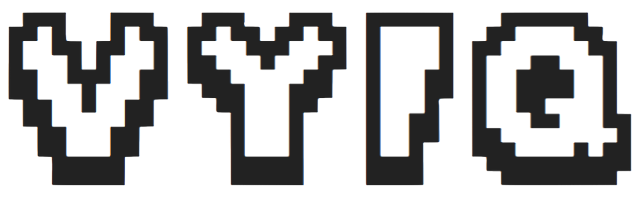
#> input picture sticker.png, 640 x 197 px
$ python -i parsing_utilities.py   (imports and definitions only)
#> lines starting #> are read from the running program, lines starting #| are printed output that depends on the picture
import base64
import math
import pathlib
import io
import os
import hashlib
from PIL import Image
from kik_unofficial.utilities.blockhash import blockhash


def get_file_bytes(file_location: str or bytes or pathlib.Path or io.IOBase):
    if isinstance(file_location, (str, pathlib.Path)):
        if not os.path.exists(file_location):
            raise Exception('The file path %s does not exist', file_location)
        with open(file_location, "rb") as f:
            data = f.read()
    elif isinstance(file_location, io.IOBase) or hasattr(file_location, 'getvalue'):
        data = file_location.getvalue()
    elif isinstance(file_location, bytes):
        data = file_location
    else:
        raise ValueError('File cannot be a type of %s', type(file_location))
    return data


class ParsingUtilities:
    def __init__(self):
        pass

    # [15 lines left out: functions sign_extend_with_mask, decode_base64, not called in this run]

    @staticmethod
    def read_file_as_base64(file_location):
        data = base64.b64encode(get_file_bytes(file_location))
        return data.decode()

    @staticmethod
    def read_file_as_sha1(file_location):
        x = hashlib.sha1()
        x.update(get_file_bytes(file_location))
        return x.hexdigest()

    @staticmethod
    def parse_image(file_location: str or bytes or pathlib.Path or io.IOBase) -> dict:
        '''
        Converts images to .jpg and compresses/upscales them so that large image files can be sent after compression.
        '''
#> called with file_location = 'sticker.png'
        preview_out = io.BytesIO()
        image_out = io.BytesIO()
        image_out.name = "temp.jpg"

        file_location = get_file_bytes(file_location)
        if isinstance(file_location, bytes):
            file_location = io.BytesIO(file_location)

        img = Image.open(file_location)
#> img is the input picture: PIL image 640x197 RGBA; mean R, G, B, A 85.6, 85.5, 85.6, 155.6
        width, height = img.size
#> width = 640; height = 197
        larger_dim = height if height > width else width
#> larger_dim = 640
        if img.mode != "RGB":
            img = img.convert('RGB')
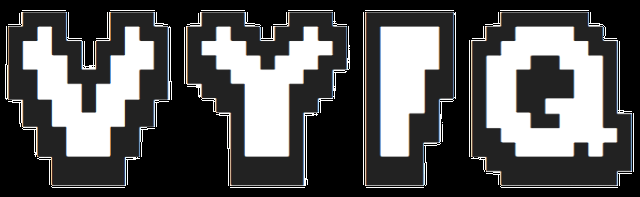
#> img: PIL image 640x197 RGB; mean R, G, B 85.6, 85.5, 85.6
        ratio = larger_dim/1600
#> ratio = 0.4
        image = img.resize((round(width / ratio), round(height / ratio)))
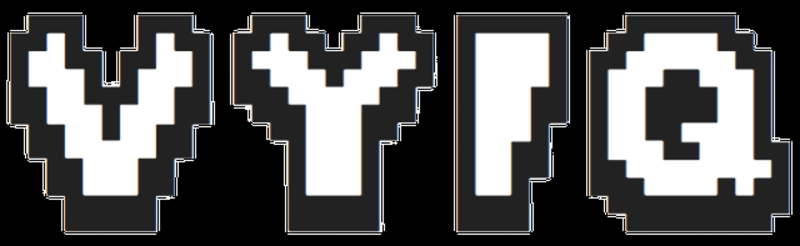
#> image: PIL image 1600x492 RGB (shown at 1/2 size); mean R, G, B 85.7, 85.7, 85.7
        preview_ratio = larger_dim/400
#> preview_ratio = 1.6
        preview_image = img.resize((round(width / preview_ratio), round(height / preview_ratio)))
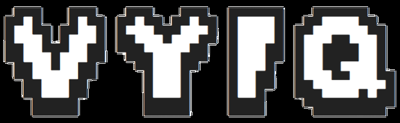
#> preview_image: PIL image 400x123 RGB; mean R, G, B 85.6, 85.6, 85.7

        image.save(image_out, format='JPEG')
        preview_image.save(preview_out, format='JPEG')

        size = image_out.tell()
        final_og = image_out.getvalue()
        final_pre = preview_out.getvalue()

        base64 = ParsingUtilities.read_file_as_base64(final_pre)
        sha1_og = ParsingUtilities.read_file_as_sha1(final_og)
        sha1_scaled = ParsingUtilities.read_file_as_sha1(final_pre)
#> (the run stopped early here; a loop or call above may not have finished)
